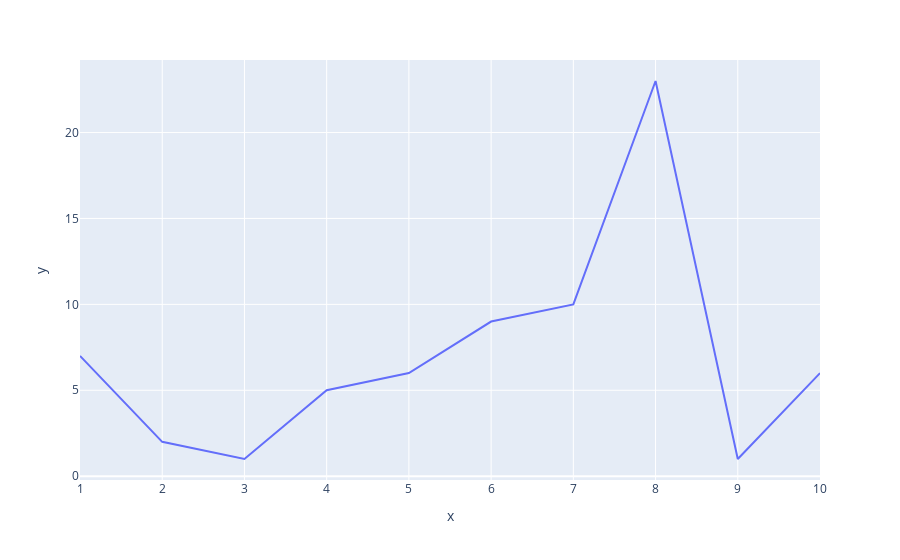

Write notebook code for a chart like this one.
### Code cell
#or directly giving input as x and y

px.line( x = x, y = y)

### Figure 1 — Plotly figure (JSON) as saved in the notebook; plotly's stock layout.template omitted (floating-point values rounded to 4 significant figures)
{"data": [{"hovertemplate": "x=%{x}<br>y=%{y}<extra></extra>", "legendgroup": "", "line": {"color": "#636efa", "dash": "solid"}, "marker": {"symbol": "circle"}, "mode": "lines", "name": "", "orientation": "v", "showlegend": false, "type": "scatter", "x": [1, 2, 3, 4, 5, 6, 7, 8, 9, 10], "xaxis": "x", "y": [7, 2, 1, 5, 6, 9, 10, 23, 1, 6], "yaxis": "y"}], "layout": {"autosize": true, "legend": {"tracegroupgap": 0}, "margin": {"t": 60}, "xaxis": {"anchor": "y", "autorange": true, "domain": [0, 1], "range": [1, 10], "title": {"text": "x"}, "type": "linear"}, "yaxis": {"anchor": "x", "autorange": true, "domain": [0, 1], "range": [-0.2222, 24.22], "title": {"text": "y"}, "type": "linear"}}}
